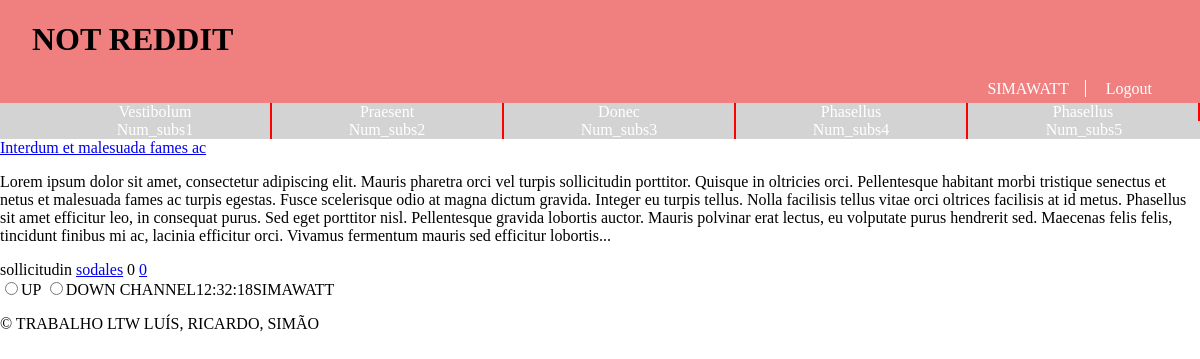
The app's page /pages/homepage.php, older data.
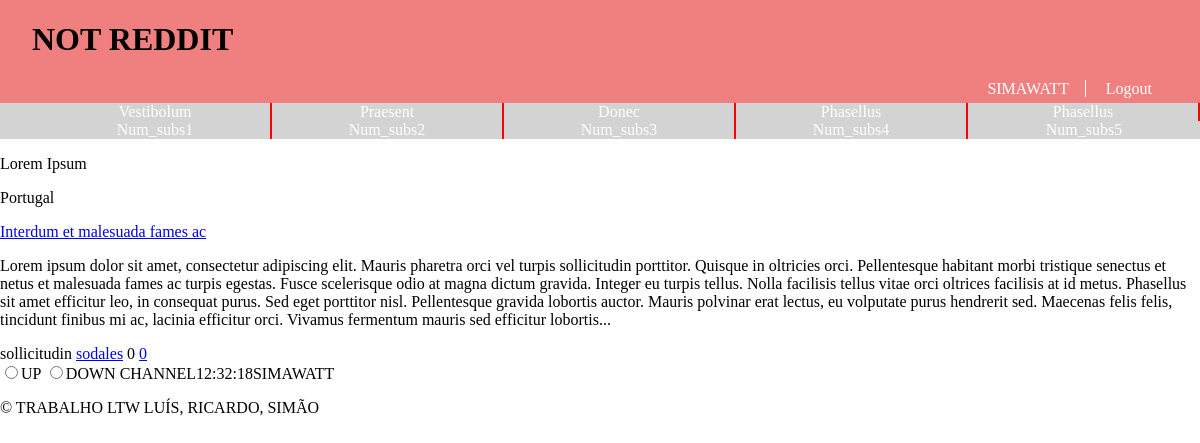
The same page, newer data.
### tables this page shows
CREATE TABLE UserSubscriptions (
  username VARCHAR REFERENCES utilizer,
  channel VARCHAR REFERENCES channel,
  PRIMARY KEY (username, channel)
);

### database/db_getSubscribedChannelList.php (called while the page is built, shortened)
<?php
    function getSubscribedChannels($username){
        $db = Database::instance()->db();
        $subscribedChannelsQuery = $db->prepare('SELECT channel FROM UserSubscriptions WHERE username = ?');
        $subscribedChannelsQuery->execute(array($username));
        $subscribedChannelsNames = $subscribedChannelsQuery->fetchAll();
        return $subscribedChannelsNames;
    }
?>

### templates/subscriberList.php (the view)
<?php
  include_once("../database/db_getSubscribedChannelList.php");
  function draw_subscriberList($subscribedChannelsNames){
    foreach( $subscribedChannelsNames as $channelName) {
      echo '<p>' . $channelName['channel'] . '</p>';
    }
  }
?>

### pages/homepage.php (shortened to what this page needs)
<?php
    include_once('../templates/tpl_common.php');
    include_once('../templates/subscriberList.php');
    include_once('../database/db_getSubscribedChannelList.php');
?>
<!DOCTYPE html>
<html lang="en-US">
    <head>
        <link rel="stylesheet" href="../css/top_subs.css">
    </head>
    <?php draw_header('SIMAWATT', 'NOT REDDIT') ?>
    <nav id="top_ch">
        <ul>
            <li><a href="">Vestibolum</a></li>
            <li>Num_subs1</li>
            <li><a href="">Praesent</a></li>
            <li>Num_subs2</li>
            <li><a href="">Donec</a></li>
            <li>Num_subs3</li>
            <li><a href="">Phasellus</a></li>
            <li>Num_subs4</li>
            <li><a href="">Phasellus</a></li>
            <li>Num_subs5</li>
        </ul>
    </nav>
    <aside id="subscriptions">
        <?php
            $subscribedChannelNames = getSubscribedChannels("abril");
            draw_subscriberList($subscribedChannelNames);
        ?>
    </aside>
    <section id="storys">
        <article>
            <header>
                <a href="index.html">Interdum et malesuada fames ac</a>
            </header>
            <p>Lorem ipsum dolor sit amet, consectetur adipiscing elit. Mauris pharetra orci vel turpis sollicitudin porttitor. Quisque in oltricies orci. Pellentesque habitant morbi tristique senectus et netus et malesuada fames ac turpis egestas. Fusce scelerisque odio at magna dictum gravida. Integer eu turpis tellus. Nolla facilisis tellus vitae orci oltrices facilisis at id metus. Phasellus sit amet efficitur leo, in consequat purus. Sed eget porttitor nisl. Pellentesque gravida lobortis auctor. Mauris polvinar erat lectus, eu volputate purus hendrerit sed. Maecenas felis felis, tincidunt finibus mi ac, lacinia efficitur orci. Vivamus fermentum mauris sed efficitur lobortis...</p>
            <footer>
                <span class="author">sollicitudin</span>
                <span class="channel"><a href="index.html">sodales</a></span>
                <span class="date">0</span>
                <span class="comments"><a href="index.html">0</a></span>
            </footer>
            <?php draw_info_bar('SIMAWATT', 'CHANNEL') ?>
        </article>
    </section>
    <?php draw_footer() ?>
</html>

### templates/tpl_common.php (shortened to what this page needs)
<?php function draw_header($username, $channel_name) { ?>
    <!DOCTYPE html>
    <html>
        <head>
            <link rel="stylesheet" href="../css/header.css">
        </head>
        <body>
            <header>
                <h1><?=$channel_name?></h1>
                <?php if($username != NULL) { ?>
                    <nav id="signup">
                        <a href=""><?= $username ?></li></a>
                        <a href="../actions/action_logout.php">Logout</a>
                    </nav>
                <? } ?>
            </header>
<?php } ?>
<?php function draw_info_bar($username, $channel) { ?>
    <section id = "info_bar">
        <input type="radio" name="point" value="1">UP
        <input type="radio" name="point" value="-1">DOWN
        <?php if(isset($channel)) echo($channel) ;
            echo(date("H:i:s"));
            echo($username); ?>
    </section>
<?php } ?>
<?php function draw_footer() { ?>
    </body>
    <footer>
        <p>&copy; TRABALHO LTW LUÍS, RICARDO, SIMÃO</p>
    </footer>
    </html>
<?php } ?>

### css/top_subs.css (style rules this page uses)
#top_ch { background-color: lightgray; }
#top_ch ul { display: grid; grid-template-columns: 1fr 1fr 1fr 1fr 1fr; grid-template-rows: 1fr 1fr; margin: 0; }
#top_ch ul li { list-style-type: none; text-align: center; color: white; }
#top_ch ul li:not(:last-child) { border-right: 2px solid red; }
#top_ch ul li:nth-child(2n+1) { grid-row: 1 / 2; }
#top_ch ul li:nth-child(2n) { grid-row: 2 / 3; }
#top_ch ul li a { text-decoration: none; color: white; }

### css/header.css (style rules this page uses)
body { margin: 0 auto; }
body > header { display: grid; grid-template-columns: 1fr auto; grid-template-rows: auto auto; background-color: lightcoral; color: black; }
body > header h1 { padding-left: 1em; grid-column: 1; grid-row: 1; }
body > header #signup { padding-right: 2em; padding-bottom: 5px; grid-column: 2; grid-row: 2; }
body > header #signup a:first-child { border-right: 1px solid white; }
body > header #signup a { padding: 0 1em; color: white; text-decoration: none; }
body > header #signup a:first-child { padding-left: 0; }

Row changes from the older to the newer data that the page shows:
added usersubscriptions: channel "Lorem Ipsum"
added usersubscriptions: channel "Portugal"
